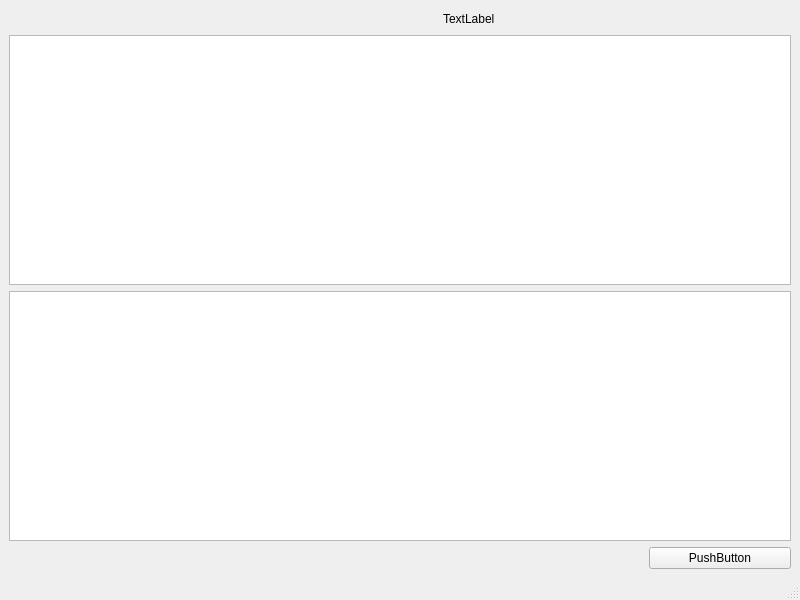
<?xml version="1.0" encoding="UTF-8"?>
<ui version="4.0">
 <class>InvPortfolioMakingResults</class>
 <widget class="QMainWindow" name="InvPortfolioMakingResults">
  <property name="geometry">
   <rect>
    <x>0</x>
    <y>0</y>
    <width>800</width>
    <height>600</height>
   </rect>
  </property>
  <property name="windowTitle">
   <string>MainWindow</string>
  </property>
  <widget class="QWidget" name="centralwidget">
   <layout class="QGridLayout" name="gridLayout">
    <item row="0" column="0">
     <spacer name="horizontalSpacer">
      <property name="orientation">
       <enum>Qt::Horizontal</enum>
      </property>
      <property name="sizeHint" stdset="0">
       <size>
        <width>428</width>
        <height>20</height>
       </size>
      </property>
     </spacer>
    </item>
    <item row="0" column="1">
     <widget class="QLabel" name="invPortfMakingResultsLabel">
      <property name="text">
       <string>TextLabel</string>
      </property>
     </widget>
    </item>
    <item row="0" column="2" colspan="2">
     <spacer name="horizontalSpacer_2">
      <property name="orientation">
       <enum>Qt::Horizontal</enum>
      </property>
      <property name="sizeHint" stdset="0">
       <size>
        <width>290</width>
        <height>20</height>
       </size>
      </property>
     </spacer>
    </item>
    <item row="1" column="0" colspan="4">
     <widget class="QGraphicsView" name="graphicsView"/>
    </item>
    <item row="2" column="0" colspan="4">
     <widget class="QTableWidget" name="resultsTableWidget"/>
    </item>
    <item row="3" column="0" colspan="3">
     <spacer name="horizontalSpacer_3">
      <property name="orientation">
       <enum>Qt::Horizontal</enum>
      </property>
      <property name="sizeHint" stdset="0">
       <size>
        <width>630</width>
        <height>20</height>
       </size>
      </property>
     </spacer>
    </item>
    <item row="3" column="3">
     <widget class="QPushButton" name="backToInputDataPushButton">
      <property name="text">
       <string>PushButton</string>
      </property>
     </widget>
    </item>
   </layout>
  </widget>
  <widget class="QMenuBar" name="menubar">
   <property name="geometry">
    <rect>
     <x>0</x>
     <y>0</y>
     <width>800</width>
     <height>21</height>
    </rect>
   </property>
  </widget>
  <widget class="QStatusBar" name="statusbar"/>
 </widget>
 <resources/>
 <connections/>
</ui>
